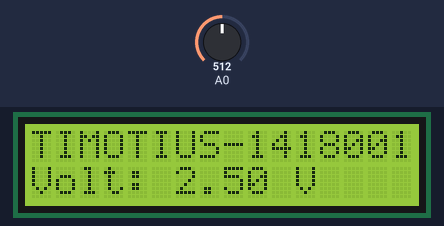
This sketch was run on a simulated Arduino Uno, built with avr-gcc and run on an emulated ATmega328P. Shown: 16×2 character LCD. The test bench sets the inputs (shaded band); at power-on: A0 = 512. What the sketch prints to the serial monitor is not drawn.

Above: at 2.2 s.
2.3 s: A0 set to 716
At 5.9 s:
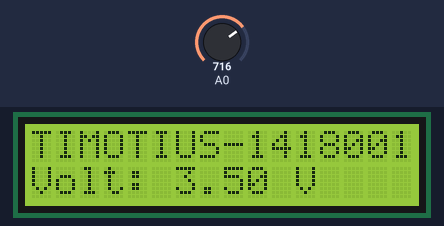
6.2 s: A0 set to 900
At 8.4 s:
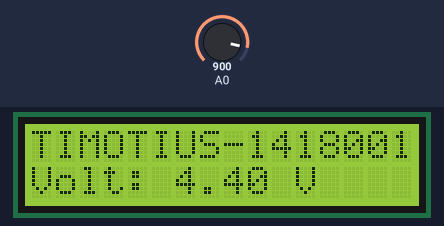
9.2 s: A0 set to 1023
At 11.8 s:
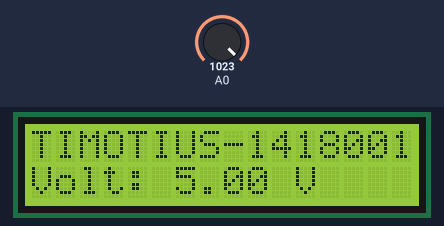
Timing chart, 0 to 13.3 s (numbered marks = the images above; inputs shaded):
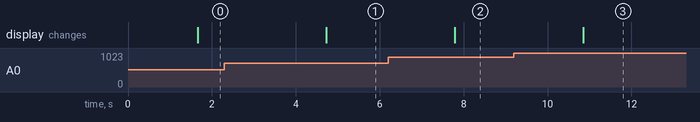

Measured:
- after the input at 2.3 s, the display: changes after 2.4 s (image 1)
- after the input at 6.2 s, the display: changes after 1.6 s (image 2)
- after the input at 9.2 s, the display: changes after 1.7 s (image 3)

The sketch:

nodeMCU_Potentiometer_Basic.ino
```cpp
#include <LiquidCrystal_I2C.h>
LiquidCrystal_I2C lcd(0x27, 16, 2);


String lcdTopLayer;
String lcdLowerLayer;
float voltage;
float miliVoltage;
int sensorValue;

void setup() {
  // initialize serial communication at 9600 bits per second:
  Serial.begin(9600);

  // Initialize LCD as the Output
  lcd.begin(16,2);
  lcd.init();
}

// the loop routine runs over and over again forever:
void loop() {
  // read the input on analog pin 0:
  sensorValue = analogRead(A0);
  // Convert the analog reading (which goes from 0 - 1023) to a voltage (0 - 5V):
  voltage = sensorValue * (5.0 / 1023.0);
  miliVoltage = voltage * 1000;

  serialMonitorDisplay();
  conditionData();
}

// Serial Monitor Output Function
int serialMonitorDisplay(){
  // Ultrasonic Sensor Data
  Serial.print("Voltage: ");
  Serial.print(voltage);
  Serial.println(" V");
  Serial.println(" ");
  delay(1500);
}

int conditionData(){
  lcd.clear();
  lcd.backlight();

  lcdTopLayer = "TIMOTIUS-1418001";
  lcd.setCursor(0, 0);
  lcd.print(lcdTopLayer);

  lcdLowerLayer = String(voltage);
  lcd.setCursor(0, 1);
  lcd.print("Volt: "+lcdLowerLayer+" V");
}
```
